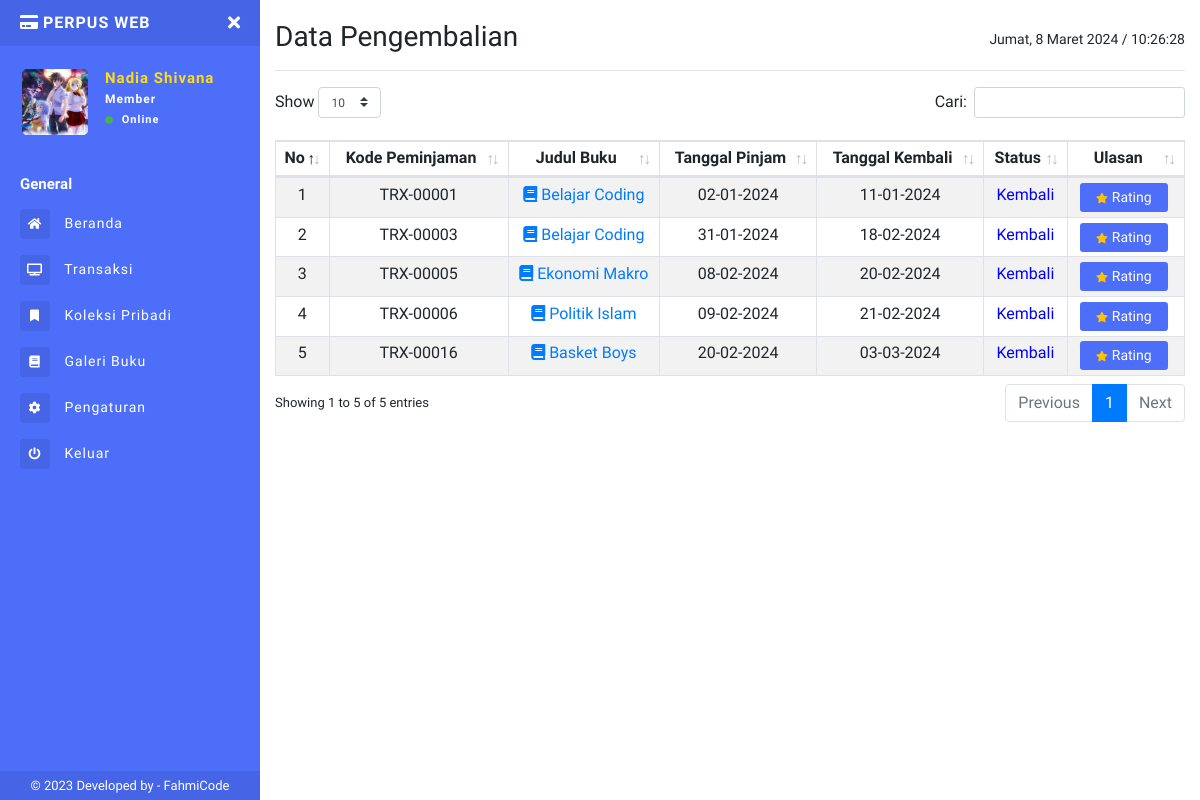
/user/data-kembali.php (signed in), run on the app's committed database.
### tables this page shows
CREATE TABLE `tb_anggota` (
  `id_anggota` char(11) NOT NULL,
  `nisn` varchar(16) NOT NULL,
  `nama` varchar(50) NOT NULL,
  `kelas` varchar(25) NOT NULL,
  `username` varchar(45) NOT NULL,
  `password` varchar(45) NOT NULL,
  `foto` varchar(50) NOT NULL,
  `created_at` timestamp NULL DEFAULT current_timestamp(),
  `updated_at` varchar(40) DEFAULT NULL,
  `status` tinyint(4) NOT NULL
);

CREATE TABLE `tb_peminjaman` (
  `id_peminjaman` char(13) NOT NULL,
  `id_buku` char(15) NOT NULL,
  `id_peminjam` char(15) NOT NULL,
  `tgl_pinjam` varchar(16) DEFAULT NULL,
  `tgl_kembali` varchar(16) DEFAULT NULL,
  `status_buku` enum('Proses','Pinjam','Kembali') NOT NULL,
  `ket` text NOT NULL
);

CREATE TABLE `tb_buku` (
  `id_buku` char(13) NOT NULL,
  `judul` varchar(50) NOT NULL,
  `penulis` varchar(50) NOT NULL,
  `penerbit` varchar(50) NOT NULL,
  `th_terbit` date DEFAULT NULL,
  `id_kategori` int(11) NOT NULL,
  `jumlah_buku` int(11) NOT NULL,
  `lokasi` varchar(25) NOT NULL,
  `gambar` varchar(50) NOT NULL,
  `created_by` int(11) NOT NULL,
  `tgl_input` date DEFAULT NULL
);

### user/data-kembali.php (the view, shortened to what this page needs)
<?php
include 'sidebar.php';
?>
<h1 class="h3 mb-0">
  Data Pengembalian
  <div class="float-right">
    <p id="date_time" style="font-size: 14px; margin-top:11px"></p>
  </div>
</h1>
<hr>
<table class="table table-striped table-sm table-bordered dt-responsive nowrap text-center" id="table" width="100%">
  <thead>
    <tr>
      <th>No</th>
      <th>Kode Peminjaman</th>
      <th>Judul Buku</th>
      <th>Tanggal Pinjam</th>
      <th>Tanggal Kembali</th>
      <th>Status</th>
      <th>Ulasan</th>
    </tr>
  </thead>
  <tbody>
    <?php $no = 1;
    $peminjaman = mysqli_query($conn, "SELECT * FROM tb_peminjaman JOIN tb_buku ON tb_peminjaman.id_buku = tb_buku.id_buku JOIN tb_anggota ON tb_peminjaman.id_peminjam = tb_anggota.id_anggota WHERE tb_peminjaman.status_buku = 'Kembali' AND tb_peminjaman.id_peminjam = '" . $_COOKIE['id'] . "'");
    while ($data = mysqli_fetch_array($peminjaman)) {
    ?>
      <tr>
        <td><?= $no++; ?></td>
        <td><?= $data['id_peminjaman']; ?></td>
        <td><a href="detail-buku.php?kd_buku=<?= $data['id_buku']; ?>"><span class="fa fa-book"></span> <?php echo $data['judul']; ?></a></td>
        <td><?= $data['tgl_pinjam']; ?></td>
        <td><?= $data['tgl_kembali']; ?></td>
        <td style="color:blue;"><?= $data['status_buku']; ?></td>
        <td>
          <a href="rating-buku.php?kd_buku=<?= $data['id_buku']; ?>" class="btn btn-primary btn-sm px-3 mr-1">
            <i class="fas fa-star fa-xs mr-1 text-warning"></i>Rating
          </a>
        </td>
      </tr>
      <div class="modal fade" id="Konfirmasi" tabindex="-1" role="dialog">
      <?php  } ?>
  </tbody>
</table>
<?php include "footer.php" ?>

### user/sidebar.php (shortened to what this page needs)
<?php
include '../connection/koneksi.php';
$query = "SELECT * FROM tb_anggota WHERE id_anggota = '" .  $_COOKIE['id'] . "'";
$run = mysqli_query($conn, $query);
$d = mysqli_fetch_array($run);
?>
<!DOCTYPE html>
<html>
<head>
  <link rel="stylesheet" href="https://maxcdn.bootstrapcdn.com/bootstrap/4.0.0/css/bootstrap.min.css">
  <link href="../assets/css/style.css" rel="stylesheet">
  <link href="https://use.fontawesome.com/releases/v5.0.6/css/all.css" rel="stylesheet">
  <link href="../assets/vendor/datatables/dataTables.bootstrap4.min.css" rel="stylesheet">
  <link href="../assets/vendor/datatables/responsive.bootstrap4.min.css" rel="stylesheet">
</head>
<body>
  <div class="page-wrapper chiller-theme toggled">
    <nav id="sidebar" class="sidebar-wrapper">
      <div class="sidebar-content">
        <div class="sidebar-brand">
          <a href="./"><i class="fa fa-credit-card mr-1 text-uppercase"></i>Perpus web</a>
          <div id="close-sidebar">
            <i class="fas fa-times"></i>
          </div>
        </div>
        <div class="sidebar-header">
          <div class="user-pic" style="height:70px;width:70px;">
            <img class="img-responsive img-rounded" src="../uploads/profil/<?= $d['foto']; ?>" alt="User picture">
          </div>
          <div class="user-info">
            <span class="user-name"><?= $d['nama']; ?></span>
            <span class="user-role"><?= "Member" ?></span>
            <span class="user-status">
              <i class="fa fa-circle"></i>
              <span>Online</span>
            </span>
          </div>
        </div>
        <div class="sidebar-menu">
          <ul>
            <li class="header-menu">
              <span>General</span>
            </li>
            <li>
              <a href="index.php">
                <i class="fas fa-home"></i>
                <span>Beranda</span>
              </a>
            </li>
            <li>
              <a href="transaksi-peminjaman.php">
                <i class="fa fa-tv"></i>
                <span>Transaksi</span>
              </a>
            </li>
            <li>
              <a href="data-koleksi.php">
                <i class="fa fa-fw fa-bookmark"></i>
                <span>Koleksi Pribadi</span>
              </a>
            </li>
            <li>
            <li>
              <a href="galeri-buku.php">
                <i class="fa fa-book"></i>
                <span>Galeri Buku</span>
              </a>
            </li>
            <li>
              <a href="pengaturan.php">
                <i class="fa fa-cog"></i>
                <span>Pengaturan</span>
              </a>
            </li>
            <li>
              <a href="#Exit" data-toggle="modal">
                <i class="fa fa-power-off"></i>
                <span>Keluar</span>
              </a>
            </li>
          </ul>
        </div>
      </div>
      <div class="sidebar-footer">
        © 2023 Developed by - <a target="_blank" rel="noopener noreferrer" href="https://fahmi965.000webhostapp.com/Portofolio.html">
          FahmiCode</a>
      </div>
    </nav>
    <main class="page-content">
      <div class="container-fluid">
        <div class="d-block d-sm-block d-md-none d-lg-none py-2"></div>

### data on the page
tb_anggota: foto (picture), nama "Nadia Shivana"
tb_peminjaman: id_peminjaman "TRX-00001", id_buku.judul "Belajar Coding", tgl_pinjam "02-01-2024", tgl_kembali "11-01-2024", status_buku "Kembali"
tb_peminjaman: id_peminjaman "TRX-00003", id_buku.judul "Belajar Coding", tgl_pinjam "31-01-2024", tgl_kembali "18-02-2024", status_buku "Kembali"
tb_peminjaman: id_peminjaman "TRX-00005", id_buku.judul "Ekonomi Makro", tgl_pinjam "08-02-2024", tgl_kembali "20-02-2024", status_buku "Kembali"
tb_peminjaman: id_peminjaman "TRX-00006", id_buku.judul "Politik Islam", tgl_pinjam "09-02-2024", tgl_kembali "21-02-2024", status_buku "Kembali"
tb_peminjaman: id_peminjaman "TRX-00016", id_buku.judul "Basket Boys", tgl_pinjam "20-02-2024", tgl_kembali "03-03-2024", status_buku "Kembali"
